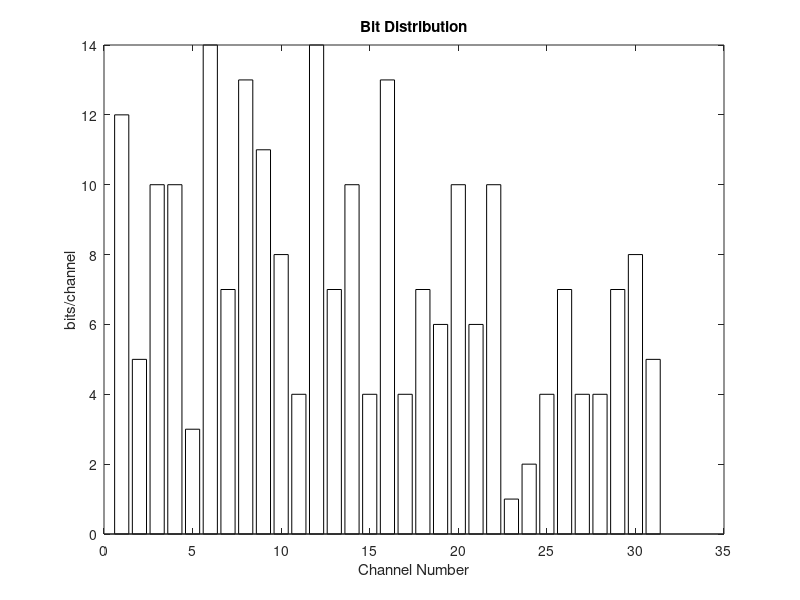
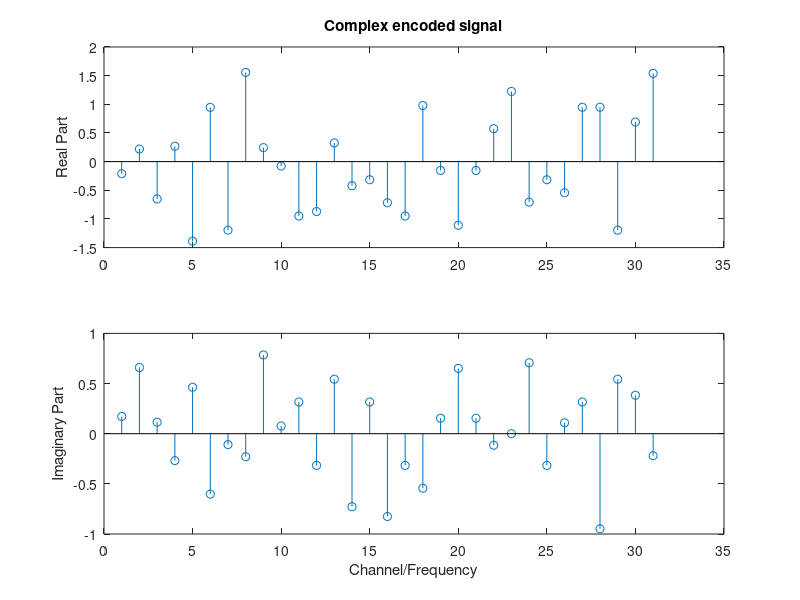
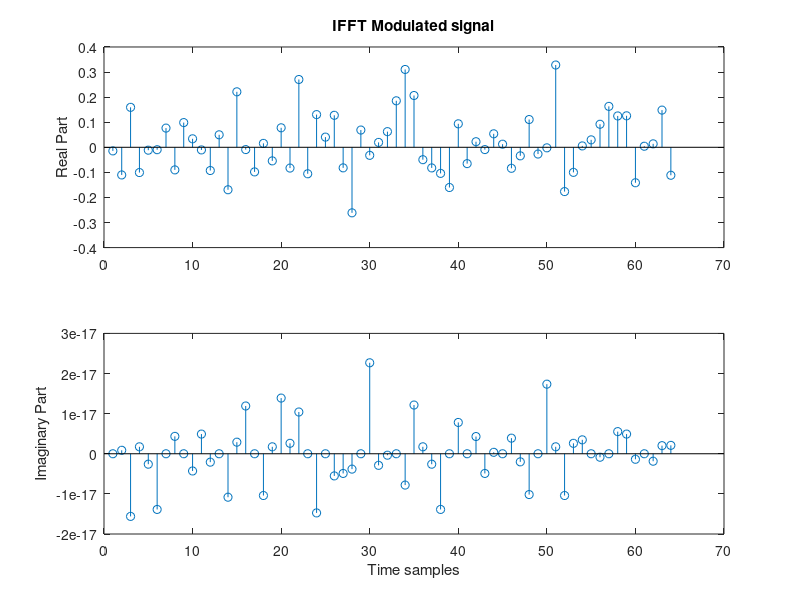

MATLAB code to generate these figures, in order: (Note: this script raises an error after producing the figures.)
%%%%%%%%%%%%%%%%%%%%%%%%%%%%% SIMULATION OF A DMT SYSTEM %%%%%%%%%%%%%%%%%%%
%% This program starts off with assigning the number of bits to each subchannel 
% (bit-loading)in the DMT system. Since the SNR of each subchannel is unavailable 
% this allocation is done in a random manner.

% A random data is generated for transmission through each sub-channel.
% Constellation Encoding and Decoding were done with the help of a piece 
% of code available on the Internet.
% Y. SRIRAJA, DEC 2001

clear all;
clc;close all;
% For each of N channels assign no. of bits and genration of the data stream
% such that sum of all (bits/subchannel) = the data length.
N=32; %No. of sub-channels
v=5; % Cyclic prefix length
h1=[1 0.5 0.3 0.2 -0.1 0.02 0.05 0.08 0.01]; % channel impulse response.
k=input('1 Ideal Channel\n  2 Channel with length v+1 \n  3 Channel with length greater than v+1 \n');

if k==1, 
    h=[1];
elseif k==2,
    h=h1(1:6);
elseif k==3, 
    h=h1;
end
%%%%%%%%%%%%%%%%%%%%%%%%%%%%%%%%%%%%%%%%%%%%%%%%%%%%%%%%%%%%%%%%%%%%%%%
%%%%%%%%% Bit Allocation and data generation %%%%%%%%%%%%%%%%%%%%%
for i=1:N-1,
    %Since the SNR of each subchannel is unknown, bit loading is random
    bit_channel(i)=ceil(rand*15);
end
bar(bit_channel,'w');
title('Bit Distribution');
xlabel('Channel Number');
ylabel('bits/channel');

fprintf('Press Enter to continue')
pause
clc
% Data assignment in each channel
for i=1:N-1
    data_channel=[];
    % data_channel is the particular data assigned to the subchannel.
    for j=1:bit_channel(i),
        val=round(rand);
        data_channel=[data_channel val];
    end
    % data conatains all the data_channel values.
    data{i}=data_channel;
end
clear i j;
%%%%%%%%%%%%%%%%%%%%%%%%%%%%%%%%%%%%%%%%%%%%%%%%%%%%%%%%%%%%%%%%%%%%%%%%%%%%%%%%%
%%%%%%% CONSTELLATION ENCODING %%%%%%%%%%
%%%%%%%%%%%%%%%%%%%%%%%%%%%%%%%%%%%%%%%%%%%%%%%%%%%%%%%%%%%%%%%%%%%%%%%%%%%%%%%%%
% Calculate the intersymbol spacing (based on a transmit 
	% symbol energy of 1).
for i=1:N-1,
    d = sqrt (6/((2^bit_channel(i))-1));
    % The number of bits sent to the top and bottom DACs
	bits_top = ceil(bit_channel(i)/2);
	bits_bot = floor(bit_channel(i)/2);
    % The actual binary data sent to the top and bottom DACs
	data_top = [data{i}(1:bits_top)];
	data_bot = [data{i}(bits_top+1:bit_channel(i))];

	% The decimal value of the data at the top and bottom DACs
    
	v_top = sum(data_top(1:bits_top).*(2.^(0:(bits_top-1))));
	v_bot = sum(data_bot(1:bits_bot).*(2.^(0:(bits_bot-1))));

	% The output values of the top and bottom DACs
	d_top =(v_top*d)-(((2^bits_top-1)/2)*d);
	d_bot =(v_bot*d)-(((2^bits_bot- 1)/2)*d);

	% Since the top DAC output is the amplitude of the cosine wave
	% and the bottom DAC output is the amplitude of the sine wave, 
	% we can consider them to be the inphase and quadrature 
	% components of the complex QAM symbol.
	i_comp(i)=d_top;
	q_comp(i)=d_bot;
    complex_symbol(i)=[i_comp(i)+j*q_comp(i)];
end
figure,subplot(2,1,1),stem(real(complex_symbol));
title('Complex encoded signal');
ylabel('Real Part');
subplot(2,1,2), stem(imag(complex_symbol));
ylabel('Imaginary Part');
xlabel('Channel/Frequency')
fprintf('Press Enter to continue')
pause
clc
clear i i_comp q-comp;
%%%%%%%%%%%%%%%%%%%%%%%%%%%%%%%%%%%%%%%%%%%%%%%%%%%%%%%%%%%%%%%%%%%%%%%%%%%%%%
% Calcuate the IFFT of the encoded complex symbol.

x_mod=ifft([1 complex_symbol 1 fliplr(conj(complex_symbol))],2*N);
figure,subplot(2,1,1),stem(real(x_mod));
title('IFFT Modulated signal');
ylabel('Real Part');
subplot(2,1,2), stem(imag(x_mod));
ylabel('Imaginary Part');
xlabel('Time samples')
fprintf('Press Enter to continue')
pause
clc
%%%%%%%%%%%%%%%%%%%%%%%%%%%%%%%%%%%%%%%%%%%%%%%%%%%%%%%%%%%%%%%%%%%%%%%%%%%%%
% Define a cyclic prefix length and add the cyclic prefix to the serailized data stream.

x=[x_mod(2*N+1-v:2*N) x_mod];
%%%%%%%%%%%%%%%%%%%%%%%%%%%%%%%%%%%%%%%%%%%%%%%%%%%%%%%%%%%%%%%%%%%%%%%%%%%%%%
% Transmission across the channel. Convolution with the channel impulse response.

figure,freqz(h);
title('Channel Frequency Resonse')
fprintf('Press Enter to continue')
pause
clc
y=conv(x,h); % received data stream.
%%%%%%%%%%%%%%%%%%%%%%%%%%%%%%%%%%%%%%%%%%%%%%%%%%%%%%%%%%%%%%%%%%%%%%%%%%%%%%%%
% Receiver Side 
%remove cyclic prefix

y_mod=y(v+1:2*N+v);

% Due to the cyclic prefix the convolution is translated to a circular convolution 
% and hence the encoded complex symbol with its conjugate is received after FFT demodulation 

x_recd=fft(y_mod)./fft(h,2*N);

% removing the conjugate parts
complex_recd_symbol=x_recd(2:N);figure,subplot(2,1,1),stem(real(complex_recd_symbol));
title('Signal after FFT and removal of mirrored data');
ylabel('Real Part');
subplot(2,1,2), stem(imag(complex_recd_symbol));
ylabel('Imaginary Part');
xlabel('Channel/Frequency')
fprintf('Press Enter to continue')
pause
clc
%%%%%%%%%%%%%%%%%%%%%%%%%%%%%%%%%%%%%%%%%%%
%%%%%%%% DECODER %%%%%%%%%%%%%%%%%%%%%%%%

for i=1:N-1,
i_comp(i)=real(complex_recd_symbol(i));
q_comp(i)=imag(complex_recd_symbol(i));
%Calculate the intersymbol spacing (based on a transmit 
	% symbol energy of 1).
	d = sqrt (6/((2^bit_channel(i))-1));

	% The number of bits sent to the top and bottom DACs
	l_top = ceil(bit_channel(i)/2);
	l_bot = floor(bit_channel(i)/2);

	d_top = i_comp(i);
	d_bot = q_comp(i);

	v_top = round((d_top/d)+((2.^l_top-1)/2));
	v_bot = round((d_bot/d)+((2.^l_bot-1)/2));

    b_top = [];	
	for j=(1:l_top)
		b_top = [b_top, rem(v_top,2)];
		v_top = floor(v_top/2);
	end

	b_bot = [];	
for j=(1:l_bot)
		b_bot = [b_bot, rem(v_bot, 2)];
		v_bot = floor(v_bot/2);
	end

	data_recd{i}=[b_top, b_bot];
end
%%%%%%%%%%%%%%%%%%%%%%%%%%%%%%%%%%%%%%%%%%%%%%%%%%%%%%%%%%%%%%%%%%%%%%%%
%%%% ERROR Calculations %%%%%%%%%%%%

err=(complex_recd_symbol-complex_symbol);
figure,subplot(2,1,1),stem(real(err));
title('Real part of the error signal')
%figure,
subplot(2,1,2),stem(imag(err));
title('Imaginary part of the error signal')
xlabel('Channel number')

bit_err=[data_recd{1,:}]-[data{1,:}];
 figure,stem(bit_err)
title('Bit error')
xlabel('Samples')

